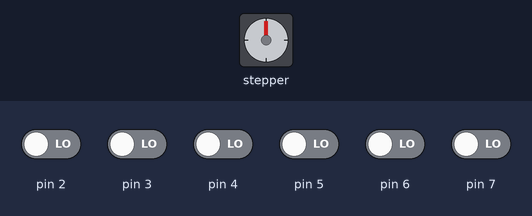
The sketch below on a simulated Arduino Uno, built with avr-gcc and run on an emulated ATmega328P. Parts: stepper motor. The test bench sets the inputs (shaded band); at power-on: pin 2–7 LOW. Stepper angles assume 200 steps per turn; what the sketch prints to the serial monitor is not drawn.

Above: at 1.2 s.
1.3 s: pin 2 driven HIGH
At 1.45 s:
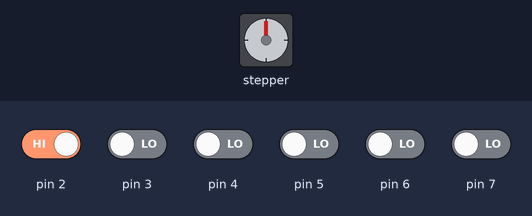
At 2.06 s:
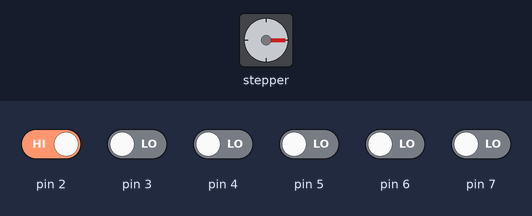
4.3 s: pin 3 driven HIGH
At 4.51 s:
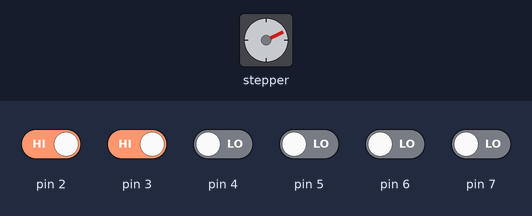
7.3 s: pin 3 driven LOW
Timing chart, 0 to 14.3 s (numbered marks = the images above; inputs shaded):
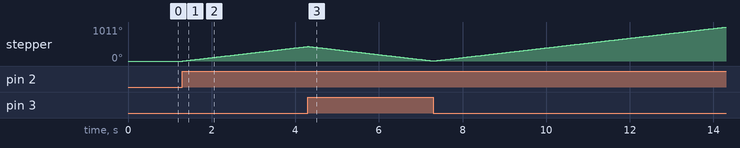

The sketch:

Stepper_ard.ino
```cpp
#include <Stepper.h>

#define STEPS 200

Stepper stepper(STEPS, 4,5,6,7);

void setup() {
  pinMode(2, INPUT);
  pinMode(3, INPUT);

  stepper.setSpeed(100);

  Serial.begin(9600); // Pour a bowl of Serial

  Serial.println("Stepper!");
}

void loop() {
  //Serial.println(digitalRead(2)==HIGH);
  //Serial.println(digitalRead(3)==HIGH);
  Serial.println(digitalRead(4)==HIGH);
  Serial.println(digitalRead(5)==HIGH);
  Serial.println(digitalRead(6)==HIGH);
  Serial.println(digitalRead(7)==HIGH);
  if(digitalRead(2)==HIGH)
  {
    if(digitalRead(3)==HIGH)
      stepper.step(-1);
    else
      stepper.step(1);
  }
  else
  {
    stepper.step(0);
  }
}
```

Measured:
- after the input at 1.3 s, stepper: keeps turning clockwise at about 145°/s, starting at once
